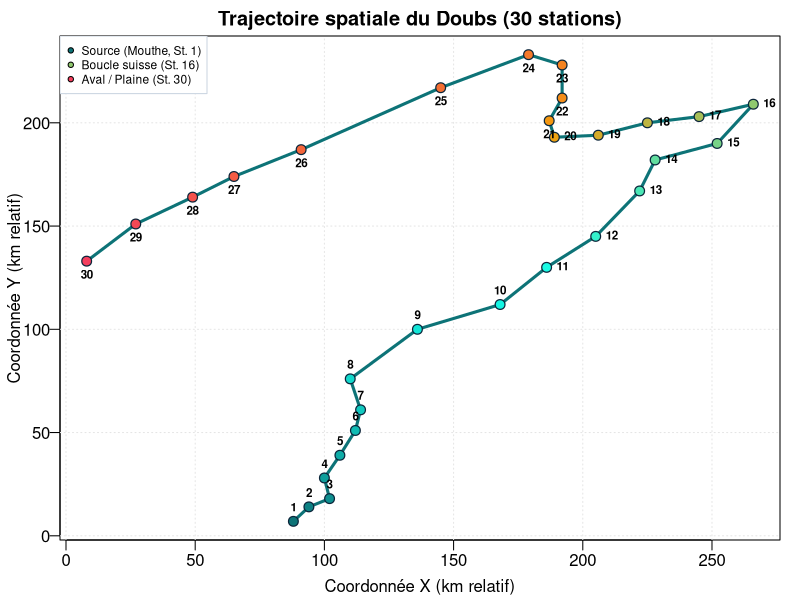
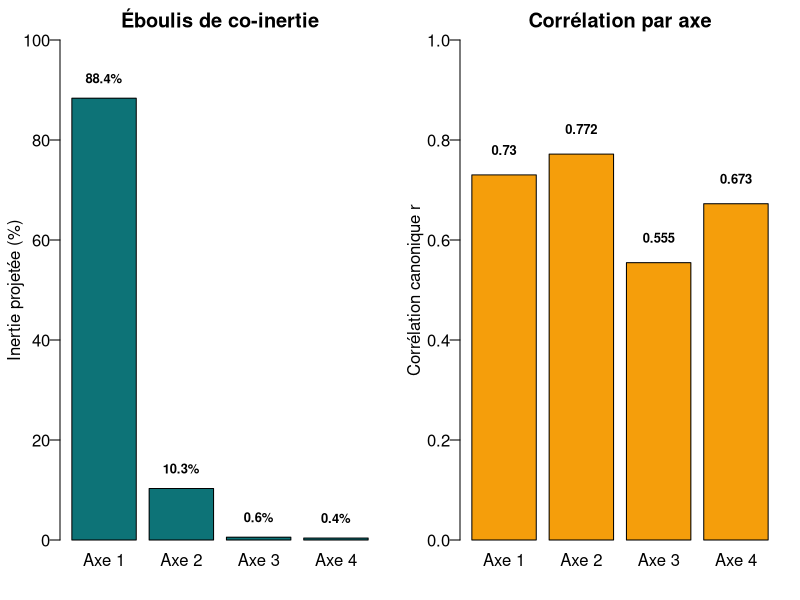
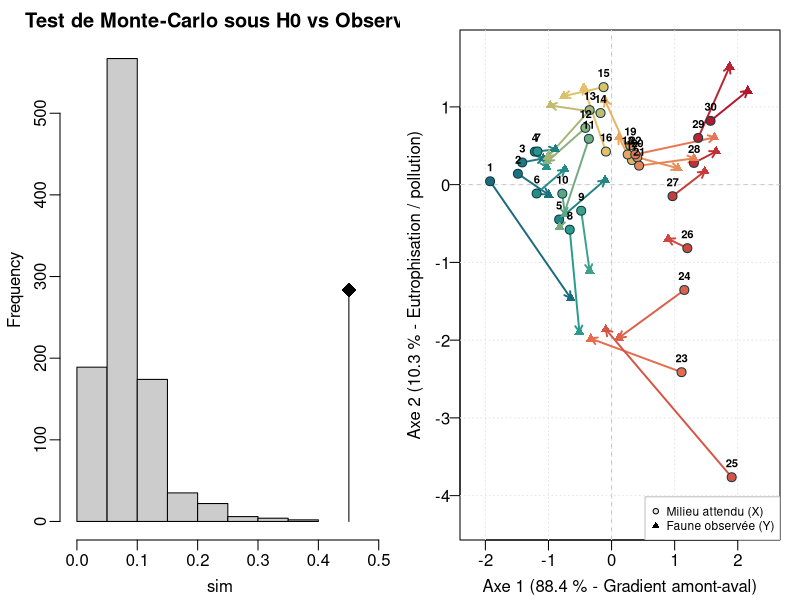
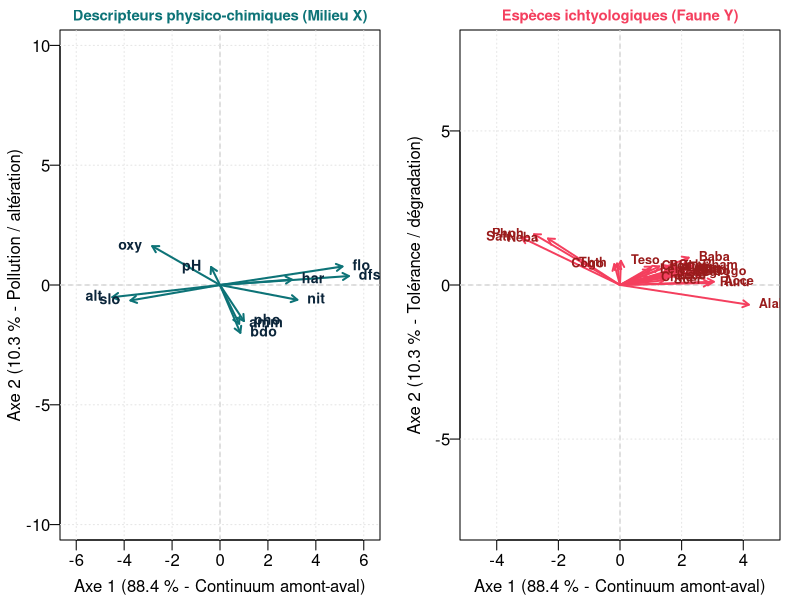
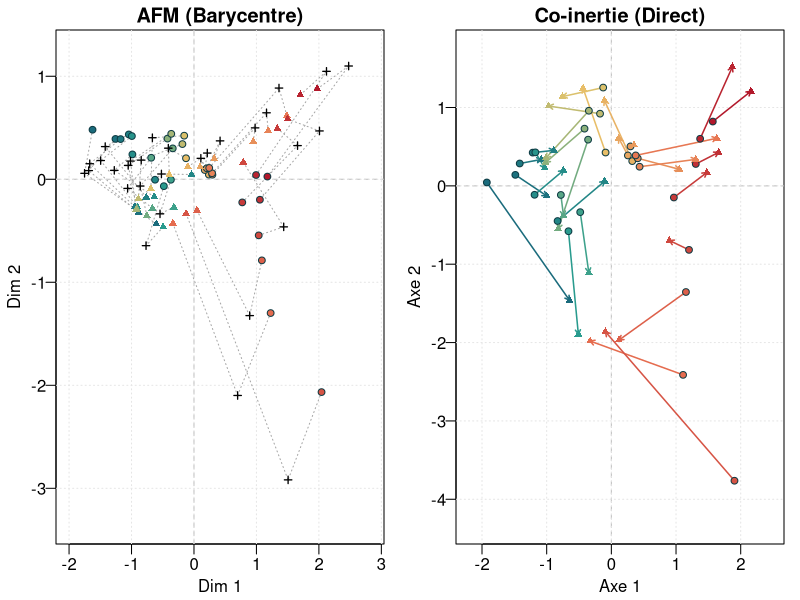

These figures' R source, in order:
## ---- chunk 1
#| fig-width: 5.6
#| fig-height: 4.6
#| fig-align: center
library(ade4)
data(doubs)

par(mar = c(3, 3, 1.8, 1), mgp = c(1.8, 0.5, 0))
cols_grad <- colorRampPalette(c("#0d7377", "#14ffec", "#f59e0b", "#f43f5e"))(30)
plot(doubs$xy$x, doubs$xy$y, type = "n",
     xlab = "Coordonnée X (km relatif)", ylab = "Coordonnée Y (km relatif)",
     main = "Trajectoire spatiale du Doubs (30 stations)", las = 1)
grid(col = "grey90")
lines(doubs$xy$x, doubs$xy$y, col = "#0d7377", lwd = 3)
points(doubs$xy$x, doubs$xy$y, pch = 21, bg = cols_grad, col = "#0b253a", cex = 1.3, lwd = 1.2)
text(doubs$xy$x, doubs$xy$y, labels = 1:30, pos = c(rep(3, 10), rep(4, 10), rep(1, 10)), cex = 0.70, font = 2)
legend("topleft", legend = c("Source (Mouthe, St. 1)", "Boucle suisse (St. 16)", "Aval / Plaine (St. 30)"),
       pch = 21, pt.bg = c(cols_grad[1], cols_grad[16], cols_grad[30]), bty = "o", box.col = "#cbd5e1", bg = "white", cex = 0.72)
## ---- chunk 2
library(ade4)
library(knitr)
data(doubs)

env_real <- head(doubs$env, 5)
env_disp <- data.frame(
  "Station"     = paste("St.", 1:5),
  "dfs (km)"    = env_real$dfs / 10,
  "alt (m)"     = env_real$alt,
  "flo (m³/s)"  = env_real$flo / 100,
  "pH"          = env_real$pH / 10,
  "har (mg/L)"  = env_real$har,
  "oxy (mg/L)"  = env_real$oxy / 10,
  "nit (mg/L)"  = env_real$nit / 100,
  "amm (mg/L)"  = env_real$amm / 100,
  "pho (mg/L)"  = env_real$pho / 100,
  "bdo (mg/L)"  = env_real$bdo / 10,
  check.names = FALSE
)
kable(env_disp, align = "c")
## ---- chunk 3
fish_sub <- head(doubs$fish[, c("Satr", "Phph", "Neba", "Cogo", "Thth", "Baba", "Abbr", "Ruru", "Titi", "Alal")], 5)
colnames(fish_sub) <- c("Truite (Satr)", "Vairon (Phph)", "Loche (Neba)", "Chabot (Cogo)", "Ombre (Thth)", 
                        "Barbeau (Baba)", "Brème (Abbr)", "Gardon (Ruru)", "Tanche (Titi)", "Ablette (Alal)")
rownames(fish_sub) <- paste("St.", 1:5)
kable(fish_sub, align = "c")
## ---- chunk 4
#| fig-width: 5.6
#| fig-height: 4.4
#| fig-align: center
dudi_env <- dudi.pca(doubs$env, scale = TRUE, scannf = FALSE, nf = 4)
dudi_fau <- dudi.pca(doubs$fish, scale = FALSE, scannf = FALSE, nf = 4)
co_doubs <- coinertia(dudi_env, dudi_fau, scannf = FALSE, nf = 4)

eig_pct <- co_doubs$eig / sum(co_doubs$eig) * 100
cor_k   <- sapply(1:4, function(k) cor(co_doubs$mX[,k], co_doubs$mY[,k]))

par(mfrow = c(1, 2), mar = c(3, 3, 2, 1), mgp = c(1.8, 0.5, 0))

bp1 <- barplot(eig_pct[1:4], names.arg = paste("Axe", 1:4), col = "#0d7377",
               ylim = c(0, 100), ylab = "Inertie projetée (%)", main = "Éboulis de co-inertie", las = 1)
text(bp1, eig_pct[1:4] + 4, labels = paste0(round(eig_pct[1:4], 1), "%"), cex = 0.78, font = 2)

bp2 <- barplot(cor_k, names.arg = paste("Axe", 1:4), col = "#f59e0b",
               ylim = c(0, 1), ylab = "Corrélation canonique r", main = "Corrélation par axe", las = 1)
text(bp2, cor_k + 0.05, labels = round(cor_k, 3), cex = 0.78, font = 2)
## ---- chunk 5
#| fig-width: 5.4
#| fig-height: 4.3
#| fig-align: center
set.seed(123)
test_rv <- randtest(co_doubs, nrepet = 999)

par(mar = c(3, 3, 2, 1), mgp = c(1.8, 0.5, 0))
plot(test_rv, main = "Test de Monte-Carlo sous H0 vs Observé")
## ---- chunk 6
#| fig-width: 5.6
#| fig-height: 4.6
#| fig-align: center
par(mar = c(3, 3, 1.5, 1), mgp = c(1.8, 0.5, 0))
cols <- colorRampPalette(c("#1a6b7c", "#2a9d8f", "#e9c46a", "#e76f51", "#b2182b"))(30)
xlim <- range(c(co_doubs$mX[,1], co_doubs$mY[,1])) * 1.15
ylim <- range(c(co_doubs$mX[,2], co_doubs$mY[,2])) * 1.15

plot(co_doubs$mX[,1], co_doubs$mX[,2], type = "n", xlim = xlim, ylim = ylim,
     xlab = "Axe 1 (88.4 % - Gradient amont-aval)",
     ylab = "Axe 2 (10.3 % - Eutrophisation / pollution)", las = 1)
abline(h = 0, v = 0, lty = 2, col = "grey75"); grid(col = "grey90")

arrows(co_doubs$mX[,1], co_doubs$mX[,2], co_doubs$mY[,1], co_doubs$mY[,2], length = 0.07, col = cols, lwd = 1.9)
points(co_doubs$mX[,1], co_doubs$mX[,2], pch = 21, bg = cols, col = "#0e3b43", cex = 1.2)
points(co_doubs$mY[,1], co_doubs$mY[,2], pch = 17, col = cols, cex = 1.0)
text(co_doubs$mX[,1], co_doubs$mX[,2], labels = 1:30, pos = 3, cex = 0.68, font = 2)
legend("bottomright", legend = c("Milieu attendu (X)", "Faune observée (Y)"),
       pch = c(21, 17), pt.bg = c("grey90", "black"), col = "black", bty = "o", box.col = "grey75", bg = "white", cex = 0.72)
## ---- chunk 7
#| fig-width: 5.6
#| fig-height: 4.6
#| fig-align: center
par(mar = c(3, 3, 1.5, 1), mgp = c(1.8, 0.5, 0))
lim_x <- max(abs(co_doubs$co[,1:2])) * 1.15
plot(0, 0, type = "n", xlim = c(-lim_x, lim_x), ylim = c(-lim_x, lim_x),
     xlab = "Axe 1 (88.4 % - Continuum amont-aval)", ylab = "Axe 2 (10.3 % - Pollution / altération)", las = 1, asp = 1)
abline(h = 0, v = 0, lty = 2, col = "grey75"); grid(col = "grey90")
arrows(0, 0, co_doubs$co[,1], co_doubs$co[,2], length = 0.07, col = "#0d7377", lwd = 2.0)
text(co_doubs$co[,1], co_doubs$co[,2], labels = rownames(co_doubs$co), col = "#0b253a", cex = 0.85, font = 2, pos = ifelse(co_doubs$co[,1] > 0, 4, 2))
title("Descripteurs physico-chimiques (Milieu X)", cex.main = 0.9, col.main = "#0d7377")
## ---- chunk 8
#| fig-width: 5.6
#| fig-height: 4.6
#| fig-align: center
par(mar = c(3, 3, 1.5, 1), mgp = c(1.8, 0.5, 0))
lim_y <- max(abs(co_doubs$li[,1:2])) * 1.15
plot(0, 0, type = "n", xlim = c(-lim_y, lim_y), ylim = c(-lim_y, lim_y),
     xlab = "Axe 1 (88.4 % - Continuum amont-aval)", ylab = "Axe 2 (10.3 % - Tolérance / dégradation)", las = 1, asp = 1)
abline(h = 0, v = 0, lty = 2, col = "grey75"); grid(col = "grey90")
arrows(0, 0, co_doubs$li[,1], co_doubs$li[,2], length = 0.07, col = "#f43f5e", lwd = 1.9)
text(co_doubs$li[,1], co_doubs$li[,2], labels = rownames(co_doubs$li), col = "#991b1b", cex = 0.76, font = 2, pos = ifelse(co_doubs$li[,1] > 0, 4, 2))
title("Espèces ichtyologiques (Faune Y)", cex.main = 0.9, col.main = "#f43f5e")
## ---- chunk 9
zonation <- data.frame(
  "Zone (Huet)"        = c("1. Zone à Truite", "2. Zone à Ombre", "3. Zone à Barbeau", "Rupture anthropique", "4. Zone à Brème"),
  "Secteur du Doubs"   = c("Amont (St. 1 - 10)", "Boucle helvétique (St. 11 - 18)", "Moyen-cours (St. 19 - 22)", "Aval urbain (St. 23 - 25)", "Plaine de Saône (St. 26 - 30)"),
  "Conditions abiotiques"= c("Pente forte (>3‰), eau froide, O₂ saturé (12 mg/L)", "Courant vif, lit graveleux, eau fraîche", "Courant modéré, lit élargi, turbidité modérée", "Pics NH₄⁺ (1.8 mg/L), PO₄³⁻ (4.2 mg/L), hypoxie", "Pente faible (<1‰), eau chaude, lit limoneux lent"),
  "Cortège indicatif"  = c("Truite (Satr), Chabot (Cogo), Vairon (Phph)", "Ombre (Thth), Hotu (Chna), Blageon (Teso)", "Barbeau (Baba), Chevesne (Lece), Spirlin", "Effondrement des salmonidés, survie de l'Ablette", "Brème (Abbr), Gardon (Ruru), Tanche, Carpe"),
  check.names = FALSE
)
kable(zonation, align = "c")
## ---- chunk 10
#| fig-width: 5.6
#| fig-height: 4.6
#| fig-align: center
kt <- ktab.list.dudi(list(env = dudi_env, fish = dudi_fau))
mfa_doubs <- mfa(kt, scannf = FALSE, nf = 2)

par(mfrow = c(1, 2), mar = c(2.8, 2.8, 1.5, 0.8), mgp = c(1.6, 0.5, 0))
cols <- colorRampPalette(c("#1a6b7c", "#2a9d8f", "#e9c46a", "#e76f51", "#b2182b"))(30)

# AFM
xlim_mfa <- range(c(mfa_doubs$lisup[,1], mfa_doubs$li[,1])) * 1.15
ylim_mfa <- range(c(mfa_doubs$lisup[,2], mfa_doubs$li[,2])) * 1.15
plot(0, 0, type = "n", xlim = xlim_mfa, ylim = ylim_mfa, xlab = "Dim 1", ylab = "Dim 2", las = 1, main = "AFM (Barycentre)")
abline(h = 0, v = 0, lty = 2, col = "grey75"); grid(col = "grey90")
segments(mfa_doubs$lisup[1:30,1], mfa_doubs$lisup[1:30,2], mfa_doubs$li[,1], mfa_doubs$li[,2], col = "grey65", lty = 3)
segments(mfa_doubs$lisup[31:60,1], mfa_doubs$lisup[31:60,2], mfa_doubs$li[,1], mfa_doubs$li[,2], col = "grey65", lty = 3)
points(mfa_doubs$lisup[1:30,1], mfa_doubs$lisup[1:30,2], pch = 21, bg = cols, col = "#0e3b43", cex = 0.9)
points(mfa_doubs$lisup[31:60,1], mfa_doubs$lisup[31:60,2], pch = 17, col = cols, cex = 0.8)
points(mfa_doubs$li[,1], mfa_doubs$li[,2], pch = 3, col = "black", lwd = 1.3, cex = 0.7)

# Co-inertie
xlim_co <- range(c(co_doubs$mX[,1], co_doubs$mY[,1])) * 1.15
ylim_co <- range(c(co_doubs$mX[,2], co_doubs$mY[,2])) * 1.15
plot(0, 0, type = "n", xlim = xlim_co, ylim = ylim_co, xlab = "Axe 1", ylab = "Axe 2", las = 1, main = "Co-inertie (Direct)")
abline(h = 0, v = 0, lty = 2, col = "grey75"); grid(col = "grey90")
arrows(co_doubs$mX[,1], co_doubs$mX[,2], co_doubs$mY[,1], co_doubs$mY[,2], length = 0.05, col = cols, lwd = 1.5)
points(co_doubs$mX[,1], co_doubs$mX[,2], pch = 21, bg = cols, col = "#0e3b43", cex = 0.9)
points(co_doubs$mY[,1], co_doubs$mY[,2], pch = 17, col = cols, cex = 0.8)
